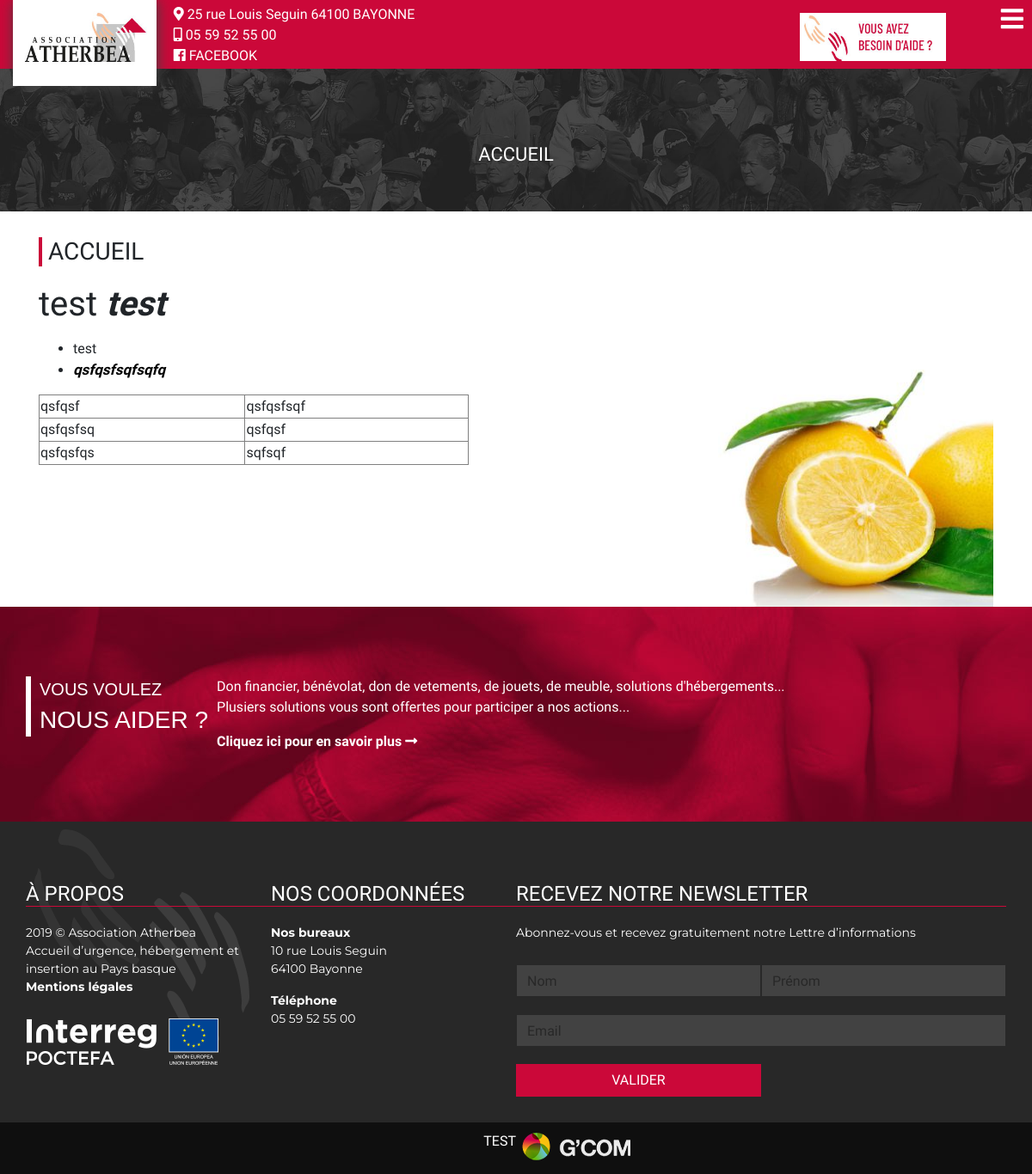
The app's page /page.php?url=index with its own data.
### tables this page shows
CREATE TABLE IF NOT EXISTS `page` (
  `id` int(11) NOT NULL AUTO_INCREMENT,
  `titre` varchar(255) NOT NULL,
  `url` varchar(255) NOT NULL,
  `contenu` longtext NOT NULL,
  `id_categorie` int(11) NOT NULL DEFAULT '0',
  PRIMARY KEY (`id`)
);

### page.php (the view, shortened to what this page needs)
<?php
include("inc/conf.php");
$sql = "SELECT *  FROM page LEFT JOIN categorie ON categorie.id = page.id_categorie WHERE url='" . $_GET["url"] . "'";
$res = $dbh->prepare($sql);
$res->execute();
$page = $res->fetch(PDO::FETCH_ASSOC);
?>
<!doctype html>
<html lang="fr">
    <head>
        <?php include("inc/head.php"); ?>
    </head>
    <body>
        <?php
        include("inc/header.php");
        ?>
        <section id="header_ariane" style="background-image: url('images/visuel/visuel_1.jpg');">
            <?php echo $page["libelle"]; ?><br />
            <span><?php echo $page["titre"]; ?></span>
        </section>
        <section>
            <div class="container" id="contenu">
                <div class="titre">
                    <h1><?php echo $page["titre"]; ?></h1>
                </div>
                <div>
                    <?php
                    echo $page["contenu"]; ?>
                </div>
            </div>
        </section>
        <?php
        include("inc/bandeau_aide.php");
        include("inc/footer.php");
        ?>
    </body>
</html>

### css/style.css (style rules this page uses)
body { font-family: 'Barlow Condensed', sans-serif; padding-top: 80px; }
section p { font-family: 'Montserrat', sans-serif; }
.titre { border-left:4px solid #cb0839; padding-left:7px; margin-bottom: 20px; text-transform: uppercase; font-weight: bold; }
.titre h1, .titre h2, .titre h3 { font-size: 28px; }
#contenu { padding-top:30px; padding-bottom:30px; }
#contenu img { padding-top:30px; max-width: 40%; float:right; }
#contenu a { color:#000000!important; font-weight:bold; font-size:17px; }
#header_ariane { color: #fff; text-align: center; font-size: 22px; text-transform: uppercase; padding: 50px 0; background-size: cover; background-position: center; }

### records on screen
page: titre "ACCUEIL", contenu "test test test qsfqsfsqfsqfq qsfqsf qsfqsfsqf qsfqsfsq qsfqsf qsfqsfqs sqfsqf", contenu (picture)
